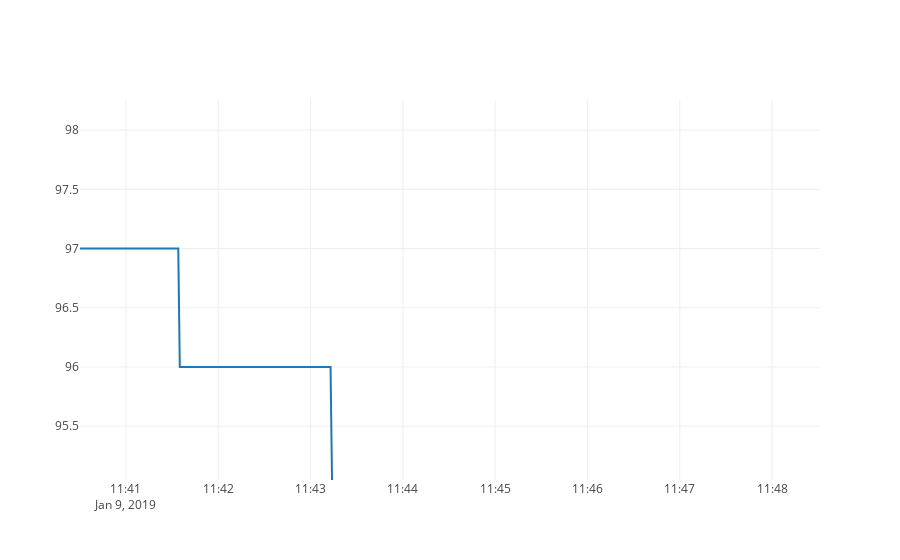

Notebook cell for this chart:
### Markdown cell above
## Plot stream data
Visualization is a key part to gaining an understanding of the data and performing data analysis.  The datastream contains a set of basic plotting operations that are accessible through the `.plot()` method or through other direct mechanisms.  Please see the `plotting_demo` tutorial page for a complete set of plotting examples.

This plot is interactive; try using your mouse to explore the data.

### Code cell
battery_data_stream.plot()

### Figure 1 — Plotly figure (JSON) as saved in the notebook; plotly's stock layout.template omitted (floating-point values rounded to 4 significant figures; data arrays with more than 128 entries replaced by an {"elided": "..."} marker saying what was removed)
{"data": [{"name": "battery_level", "type": "scatter", "uid": "5d795e93-5a6e-44a6-b2d2-3dc9ff88338d", "x": {"elided": "999 str values"}, "y": {"elided": "999 int values"}}], "layout": {"autosize": true, "xaxis": {"autorange": false, "range": ["2019-01-09 11:40:30.1238", "2019-01-09 11:48:31.1741"], "type": "date"}, "yaxis": {"autorange": false, "range": [95.05, 98.25], "type": "linear"}}}
